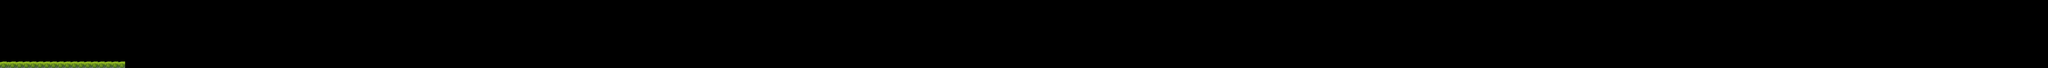

Tiled map render using the project's own tile images. Description and the map definition, with tile-layer contents summarised, below:
An orthogonal 900x30 tile map with 20x20 px tiles, 2 tile layers (imagesol, ground).

<map version="1.0" orientation="orthogonal" renderorder="right-down" width="900" height="30" tilewidth="20" tileheight="20" nextobjectid="7">
 <tileset firstgid="1" name="sol" tilewidth="20" tileheight="20" tilecount="9" columns="3">
  <image source="sol.png" width="70" height="70" />
 </tileset>
 <layer name="imagesol" width="900" height="30">
  <data>[27000 cells, 165 non-empty, 9 distinct tile ids]</data>
 </layer>
 <layer name="ground" width="900" height="30">
  <data>[27000 cells, 0 non-empty, 0 distinct tile ids]</data>
 </layer>
</map>
